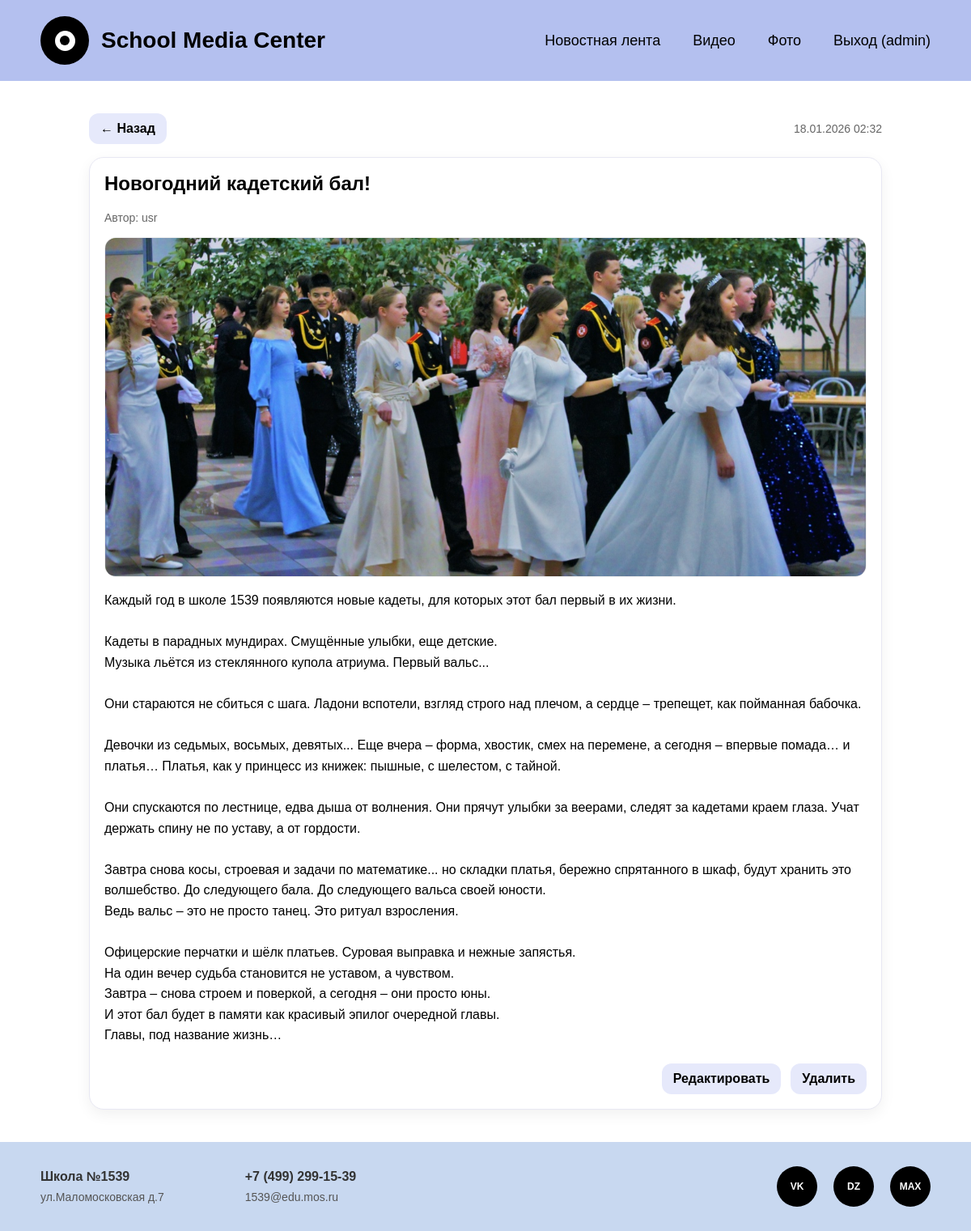
/posts/1/ (signed in), run on the app's committed database.
### media_center/models.py (models this page shows, shortened)
class Post(models.Model):
    author = models.ForeignKey(User, on_delete=models.CASCADE, related_name='posts')
    title = models.CharField(max_length=255)
    text = models.TextField()
    photo = models.ForeignKey(Photo, on_delete=models.SET_NULL, null=True, blank=True)
    updated_at = models.DateTimeField(auto_now=True)

class Photo(models.Model):
    folder = models.ForeignKey(GalleryFolder, on_delete=models.CASCADE, related_name='photos')
    file = models.ImageField(upload_to=photo_upload_to)

### media_center/views.py (the view)
# urls.py: path('posts/<int:pk>/', views.post_detail, name='post_detail'),
def post_detail(request, pk):
    post = get_object_or_404(Post.objects.select_related('author', 'photo'), pk=pk)
    return render(request, 'media_center/post_detail.html', {'post': post})

### media_center/context_processors.py (called while the page is built)
def site_info(request):
    return {
        'school_name': 'Школа №1539',
        'address': 'ул.Маломосковская д.7',
        'phone': '+7 (499) 299-15-39',
        'email': '1539@edu.mos.ru',
    }

### media_center/templates/media_center/post_detail.html
{% extends "media_center/base.html" %}
{% block content %}
<div class="page">
  <div class="stack">
    <div class="row" style="justify-content: space-between;">
      <a class="btn secondary" href="{% url 'media_center:post_list' %}">← Назад</a>
      <span class="muted">{{ post.updated_at|date:"d.m.Y H:i" }}</span>
    </div>
    <div class="card stack">
      <h2 style="margin-bottom: 4px;">{{ post.title }}</h2>
      <div class="muted">Автор: {{ post.author.username }}</div>
      {% if post.photo %}
        <img class="thumb" src="{{ post.photo.file.url }}" alt="" style="height:auto; max-height:420px;" />
      {% endif %}
      <div style="line-height: 1.6;">
        {{ post.text|linebreaksbr }}
      </div>
      <div class="row" style="justify-content: flex-end; gap: 12px; padding-top: 6px;">
        {% if user.is_authenticated and user == post.author or user.is_staff %}
          <a class="btn secondary" href="{% url 'media_center:post_edit' post.id %}">Редактировать</a>
        {% endif %}
        {% if user.is_staff %}
          <a class="btn secondary" href="{% url 'media_center:post_delete' post.id %}">Удалить</a>
        {% endif %}
      </div>
    </div>
  </div>
</div>
{% endblock %}

### media_center/templates/media_center/base.html (shortened to what this page needs)
<!DOCTYPE html>
<html lang="ru">
<head>
</head>
<body>
    <header class="header">
        <div class="logo-container">
            <div class="logo"></div>
            <a href="{% url 'media_center:index' %}" class="logo-text">School Media Center</a>
        </div>
        <nav class="nav">
            <a href="{% url 'media_center:post_list' %}">Новостная лента</a>
            <a href="{% url 'media_center:video_levels' %}">Видео</a>
            <a href="{% url 'media_center:gallery_folders' %}">Фото</a>
            {% if user.is_authenticated %}
                <a href="{% url 'media_center:logout' %}">Выход ({{ user.username }})</a>
            {% else %}
                <a href="{% url 'media_center:login' %}">Вход</a>
            {% endif %}
        </nav>
    </header>
    <main class="main-content">
        {% block content %}{% endblock %}
    </main>
    <footer class="footer">
        <div class="footer-info">
            <div class="footer-block">
                <h3>{{ school_name }}</h3>
                <p>{{ address }}</p>
            </div>
            <div class="footer-block">
                <h3>{{ phone }}</h3>
                <p>{{ email }}</p>
            </div>
        </div>
        <div class="social-icons">
            <a href="#" class="social-icon" title="VK">VK</a>
            <a href="#" class="social-icon" title="Dzen">DZ</a>
            <a href="#" class="social-icon" title="Max">MAX</a>
        </div>
    </footer>
</body>
</html>

### media_center/templates/media_center/base.html (style rules this page uses)
* { margin: 0; padding: 0; box-sizing: border-box; }
body { font-family: Arial, sans-serif; background-color: #ffffff; min-height: 100vh; display: flex; flex-direction: column; }
.header { background: #B4C0EF; padding: 20px 50px; display: flex; justify-content: space-between; align-items: center; }
.logo-container { display: flex; align-items: center; gap: 15px; }
.logo { width: 60px; height: 60px; background-color: #000; border-radius: 50%; display: flex; align-items: center; justify-content: center; position: relative; }
.logo::before { content: ''; width: 25px; height: 25px; background-color: #fff; border-radius: 50%; position: absolute; }
.logo::after { content: ''; width: 12px; height: 12px; background-color: #000; border-radius: 50%; position: absolute; }
.logo-text { font-size: 28px; font-weight: bold; color: #000; text-decoration: none; }
.nav { display: flex; gap: 40px; }
.nav a { color: #000; text-decoration: none; font-size: 18px; font-weight: 500; transition: opacity 0.3s; }
.main-content { flex: 1; display: flex; flex-direction: column; justify-content: center; align-items: center; padding: 40px 20px; background-color: #FFFFFF; text-align: center; }
.footer { background: #c8d8f0; padding: 30px 50px; display: flex; justify-content: space-between; align-items: center; }
.footer-info { display: flex; gap: 100px; }
.footer-block h3 { font-size: 16px; font-weight: bold; margin-bottom: 8px; color: #333; }
.footer-block p { font-size: 14px; color: #555; }
.social-icons { display: flex; gap: 20px; }
.social-icon { width: 50px; height: 50px; background-color: #000; border-radius: 50%; display: flex; align-items: center; justify-content: center; color: #fff; font-weight: bold; text-decoration: none; transition: transform 0.3s; font-size: 12px; }
.page { width: min(980px, 100%); }
.stack { display: flex; flex-direction: column; gap: 16px; }
.row { display: flex; gap: 12px; align-items: center; flex-wrap: wrap; }
.card { background: #fff; border: 1px solid #e8e8f3; border-radius: 18px; padding: 18px; box-shadow: 0 6px 18px rgba(0,0,0,0.06); text-align: left; }
.btn { display: inline-block; padding: 10px 14px; background: #B4C0EF; color: #000; border-radius: 12px; text-decoration: none; border: none; cursor: pointer; font-weight: 600; }
.btn.secondary { background: #e6e9fb; }
.muted { color: #666; font-size: 14px; }
.thumb { width: 100%; height: 160px; object-fit: cover; border-radius: 14px; border: 1px solid #eee; }

### data on the page
Post: updated_at "18.01.2026 02:32", title "Новогодний кадетский бал!", author.username "usr", photo.file (picture), text "Каждый год в школе 1539 появляются новые кадеты, для которых этот бал первый в их жизни. Кадеты в парадных мундирах. Смущённые улыбки, еще детские. Музыка льётся из стеклянного купола атриума. Первый вальс... Они стараются не сбиться с шага. Ладони вспотели, взгляд строго над плечом, а сердце – трепещет, как пойманная бабочка. Девочки из седьмых, восьмых, девятых... Еще вчера – форма, хвостик, смех на перемене, а сегодня – впервые помада… и платья… Платья, как у принцесс из книжек: пышные, с шелестом, с тайной. Они спускаются по лестнице, едва дыша от волнения. Они прячут улыбки за веерами, следят за кадетами краем глаза. Учат держать спину не по уставу, а от гордости. Завтра снова косы,…"

### other printed values
{{ user.username }} "admin"
{{ school_name }} "Школа №1539"
{{ address }} "ул.Маломосковская д.7"
{{ phone }} "+7 (499) 299-15-39"
{{ email }} "1539@edu.mos.ru"
